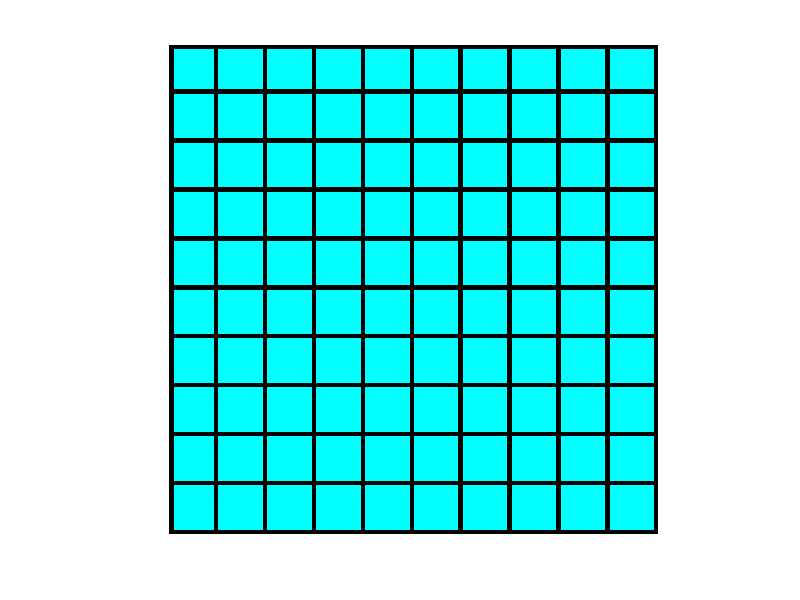

Write MATLAB code to recreate this figure. (Note: this script raises an error after producing the figure.)
set(0,'DefaultFigureWindowStyle','docked') 
% Creating the a blue color 10 x 10 grid for player.

% Creates a vector of size 110 x 110 with all entries one.

playerPlane = ones(110,110,3,"double");

% The for loop paints the white image into blue.
for  i = 1:size(playerPlane,1)
    % The nested loop is used to create black lines for grid.
    for j = 1:size(playerPlane,2)
        playerPlane(i,j,1) = 0;
        playerPlane(i,j,2) = 1;
        playerPlane(i,j,3) = 1;

        if mod(i,11)== 0 || mod(j,11)== 0  || i == 1 || j == 1
        playerPlane(i,j,1) = 0 ;
        playerPlane(i,j,2) = 0 ;
        playerPlane(i,j,3) = 0 ;
        end 
    end 
end 

% Saves the image as player_plane and displays it.
imwrite(playerPlane,"playerPlane.png")
playerPlaneImage = imread("playerPlane.png");
playerPlaneImage = im2double(playerPlaneImage);
imshow(playerPlane,'InitialMagnification','fit');

% Creating the a blue color 10 x 10 grid for enemy.
% Creates a vector of size 110 x 110 with all entries one.

enemyPlane = ones(110,110,3,"double");
% The for loop paints the white image into blue.
for  i = 1:size(enemyPlane,1)
    % The nested loop is used to create black lines for grid.
    for j = 1:size(enemyPlane,2)
        enemyPlane(i,j,1) = 0;
        enemyPlane(i,j,2) = 1;
        enemyPlane(i,j,3) = 1;

        if mod(i,11)== 0 || mod(j,11)== 0  || i == 1 || j == 1
        enemyPlane(i,j,1) = 0 ;
        enemyPlane(i,j,2) = 0 ;
        enemyPlane(i,j,3) = 0 ;
        end 
    end 
end 
% Saves the image as enemy_plane.
imwrite(enemyPlane,"enemyPlane.png")
enemyPlaneImage = imread("enemyPlane.png");
enemyPlaneImage= im2double(enemyPlaneImage);


% Creates a vector V
SeperationVector = ones(110,110,3,"double");
for  i = 1:size(SeperationVector,1)
    for j = 1:size(SeperationVector,2)
        SeperationVector(i,j,1) = 1;
        SeperationVector(i,j,2) = 1;
        SeperationVector(i,j,3) = 1;

       if i == 110 || i == 1
        SeperationVector(i,j,1) = 0 ;
        SeperationVector(i,j,2) = 0 ;
        SeperationVector(i,j,3) = 0 ;
       end 
    end
end 
% Saves the image as white.png
imwrite(SeperationVector,"seperationImage.png");
SeperationImageVector = imread("seperationImage.png");
SeperationImageVector = im2double(SeperationImageVector);


%Ask the player for where to place the ship
colorRow = 0;
colorColumn = 0;
index = 1;
while index <= 5  
 x = rowPlacement(index);
 y = columnPlacement(index);
 % Checking if the postion is already taken or not
if playerPlane(10*(x-1) + x,10*(y-1) + y ,1) == 0.5 && playerPlane(10*(x-1) + x ,10*(y-1) + y ,2) == 0.5 && playerPlane(10*(x-1) + x ,10*(y-1) + y,3) == 0.5
    fprintf("A ship is already placed here. Please try a different location.\n")     
elseif playerPlane(10*(x-1) + x,10*(y-1) + y ,1) ~= 0.5 && playerPlane(10*(x-1) + x ,10*(y-1) + y ,2) ~= 0.5 && playerPlane(10*(x-1) + x ,10*(y-1) + y,3) ~= 0.5
    % If the position is not taken the grid will be colored with grey
    % color.
    index = index + 1;
    colorRow = 10*(x-1) + x;
    colorColumn = 10*(y-1) + y;
    % Painting the color to grey.
    for i = 1:10
      for j = 1:10
        playerPlane(colorRow + (i-1) ,colorColumn + (j-1) ,1) = 0.5;
        playerPlane(colorRow + (i-1) ,colorColumn + (j-1) ,2) = 0.5;
        playerPlane(colorRow + (i-1) ,colorColumn + (j-1) ,3) = 0.5;
      end 
    end  
    % Saves the images as player_plane and displays it. 
    imwrite(playerPlane,"playerPlane.png");
    playerPlaneImage = imread("playerPlane.png");
    playerPlaneImage = im2double(playerPlaneImage);
    imshow(playerPlane,'InitialMagnification','fit');
end 
colorRow = 0;
colorColumn = 0;
end  
% Initialising variable
playerViewScreen = [];
% Concatenating vectors for combining image.
playerViewScreen = [playerViewScreen playerPlane SeperationVector enemyPlane];
% Saves the image as player_view.png and displays it.
imwrite(playerViewScreen,"playerViewScreen.png");
playerViewScreenImage = imread("playerViewScreen.png");
playerViewScreenImage = im2double(playerViewScreenImage);
imshow(playerViewScreen,'InitialMagnification','fit');

% Creating the a blue color 10 x 10 grid for enemy's computer copy.

% Creates a vector of size 110 x 110 with all entries one.

computerPlane = ones(110,110,3,"double");
% The for loop paints the white image into blue.
for  i = 1:size(computerPlane,1)
    % The nested loop is used to create black lines for grid.
    for j = 1:size(computerPlane,2)
        computerPlane(i,j,1) = 0;
        computerPlane(i,j,2) = 1;
        computerPlane(i,j,3) = 1;

        if mod(i,11)== 0 || mod(j,11)== 0  || i == 1 || j == 1
        computerPlane(i,j,1) = 0 ;
        computerPlane(i,j,2) = 0 ;
        computerPlane(i,j,3) = 0 ;
        end 
    end 
end

% Initialising variables
colorRow = 0;
colorColumn = 0;
index = 1;

while index <= 20
 % Randomly generating a vector for enemy's ship placement.
 x = randi(randi([1,10],1,1));
 y = randi(randi([1,10]),1,1);  
 colorRow = 11*(x-1);
 colorColumn = 11*(y-1);
 if computerPlane(11*(x-1) + (x+1) ,11*(y-1) + (y+1) ,1) == 0 && computerPlane(11*(x-1) + (x+1) ,11*(y-1) + (y+1) ,2) == 1 && computerPlane(11*(x-1) + (x+1) ,11*(y-1) + (y+1),3) == 1  
   index = index + 1;
  for i = 1:10
     for j = 1:10
          computerPlane(colorRow + (i),colorColumn + (j),1) = 0.5;
          computerPlane(colorRow + (i),colorColumn + (j) ,2) = 0.5;
          computerPlane(colorRow + (i) ,colorColumn + (j),3) = 0.5;
     end 
  end
  imwrite(computerPlane,"computerPlane.png")
  computer_Plane = imread("computerPlane.png");
  computer_Plane = im2double(computer_Plane);
  
 end 
 colorRow = 0;
 colorColumn = 0;   
end 
imwrite(computerPlane,"computerPlane.png")
computer_Plane = imread("computerPlane.png");
computer_Plane= im2double(computer_Plane);



% Player Attack 

% Initiailising variable
index = 1;
playerPoints = 0;
while index <= 15 

% Asking the user for input of where to attack.
 x = rowAttackPlacement(index);
 y = columnAttackPlacement(index);

% Condition for if the enemy's row's column number is grey.
  if computerPlane(10*(x-1) + x,10*(y-1) + y ,1) == 0.5 && computerPlane(10*(x-1) + x ,10*(y-1) + y ,2) == 0.5 && computerPlane(10*(x-1) + x ,10*(y-1) + y,3) == 0.5
    fprintf("Hit.\n")
 colorRow = 10*(x-1) + x ;
 colorColumn = 10*(y-1) + y ;
 for i = 1:10
     for j = 1:10
        enemyPlane(colorRow + (i-1) ,colorColumn + (j-1) ,1) = 1;
        enemyPlane(colorRow + (i-1) ,colorColumn + (j-1) ,2) = 0;
        enemyPlane(colorRow + (i-1) ,colorColumn + (j-1) ,3) = 0;
        computerPlane(colorRow + (i-1) ,colorColumn + (j-1) ,1) = 1;
        computerPlane(colorRow + (i-1) ,colorColumn + (j-1) ,2) = 0;
        computerPlane(colorRow + (i-1) ,colorColumn + (j-1) ,3) = 0;
     end 
 end 

index = index+ 1;
% Adding point to the player because it is a hit.
playerPoints = playerPoints + 1;
% Saving image of enemy plane as enemy_plane.png.
imwrite(enemyPlane,"enemyPlane.png")
enemyPlaneImage = imread("enemyPlane.png");
% Initialsing variable
playerViewScreen = [];
% Concatenating vectors for combining image.
playerViewScreen = [playerViewScreen playerPlane SeperationVector enemyPlane];
% Saving the image as player_view.png and displaying it.
imwrite(playerViewScreen,"playerViewScreen.png");
playerViewScreenImage = imread("playerViewScreen.png");
playerViewScreenImage = im2double(playerViewScreenImage);
imshow(playerViewScreen,'InitialMagnification','fit');

% Condition for if the enemy's row's column number is not grey.
  elseif computerPlane(10*(x-1) + x+1,10*(y-1) + y+1 ,1) == 0 && computerPlane(10*(x-1) + x+1 ,10*(y-1) + y+1 ,2) == 1 && computerPlane(10*(x-1) + x+1 ,10*(y-1) + y+1,3) == 1 
    colorRow = 10*(x-1) + x ;
    colorColumn = 10*(y-1) + y ;
    fprintf("Miss\n");
    for i = 1:10
     for j = 1:10
        enemyPlane(colorRow + (i-1) ,colorColumn + (j-1) ,1) = 1;
        enemyPlane(colorRow + (i-1) ,colorColumn + (j-1) ,2) = 1;
        enemyPlane(colorRow + (i-1) ,colorColumn + (j-1) ,3) = 0;
        computerPlane(colorRow + (i-1) ,colorColumn + (j-1) ,1) = 1;
        computerPlane(colorRow + (i-1) ,colorColumn + (j-1) ,2) = 1;
        computerPlane(colorRow + (i-1) ,colorColumn + (j-1) ,3) = 0;
     end 
    end 
index = index + 1;
% Saving image of enemy plane as enemy_plane.png.
imwrite(enemyPlane,"enemyPlane.png")
enemyPlaneImage = imread("enemyPlane.png");
% Initialsing variable
playerViewScreen = [];
% Concatenating vectors for combining image.
playerViewScreen = [playerViewScreen playerPlane SeperationVector enemyPlane];
% Saving the image as player_view.png and displaying it.
imwrite(playerViewScreen,"playerViewScreen.png");
playerViewScreenImage = imread("playerViewScreen.png");
playerViewScreenImage = im2double(playerViewScreenImage);
imshow(playerViewScreen,'InitialMagnification','fit');


% Condition for if the player has already hit the location.
  elseif (computerPlane(10*(x-1) + x,10*(y-1) + y ,1) == 1 && computerPlane(10*(x-1) + x ,10*(y-1) + y ,2) == 1 && computerPlane(10*(x-1) + x ,10*(y-1) + y,3) == 0) || ((computerPlane(10*(x-1) + x,10*(y-1) + y ,1) == 1 && computerPlane(10*(x-1) + x ,10*(y-1) + y ,2) == 0 && computerPlane(10*(x-1) + x ,10*(y-1) + y,3) == 0))
    fprintf("You already tried hitting this positon. Please try a different location.\n");
    colorRow = 0;
    colorColumn = 0;
  end
end 

